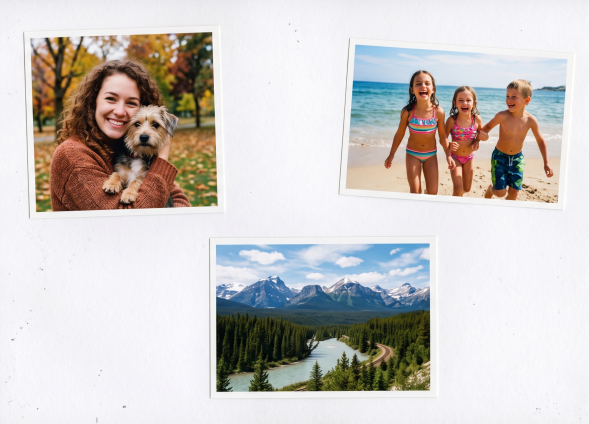
#> input picture example.png, 1177 x 847 px (shown at 1/2 size)
$ python photoops.py example.png
#> lines starting #> are read from the running program, lines starting #| are printed output that depends on the picture; after the words box and inside, x2 and y2 are one past the last pixel; in counts of white or black regions, pixels touching at a corner belong together
"""
PhotoOPS - Automated Photo Separation and Deskewing Tool
"""
import cv2
import os
import argparse
import numpy as np

def photo_ops_process(image_path, output_dir="separated_photos"):
#> called with image_path = 'example.png', output_dir = 'separated_photos'
    print(f"Starting PhotoOPS on: {image_path}")

    # Create output directory if it doesn't exist
    if not os.path.exists(output_dir):
        os.makedirs(output_dir)

    # 1. Load the original color image
    img = cv2.imread(image_path)
#> img is the input picture: shape (847, 1177, 3); mean B, G, R 196.3, 199.2, 203.4
    if img is None:
        print(f"Error: Could not load image '{image_path}'")
        return

    # 2. Preprocessing
    gray = cv2.cvtColor(img, cv2.COLOR_BGR2GRAY)
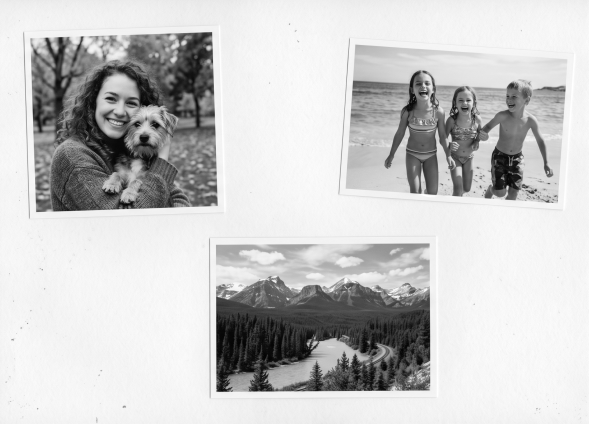
#> gray: shape (847, 1177) (shown at 1/2 size); min 2, max 255, mean 200.1
    blurred = cv2.GaussianBlur(gray, (5, 5), 0)

    # 3. Edge detection using Canny
    edges = cv2.Canny(blurred, 50, 150)
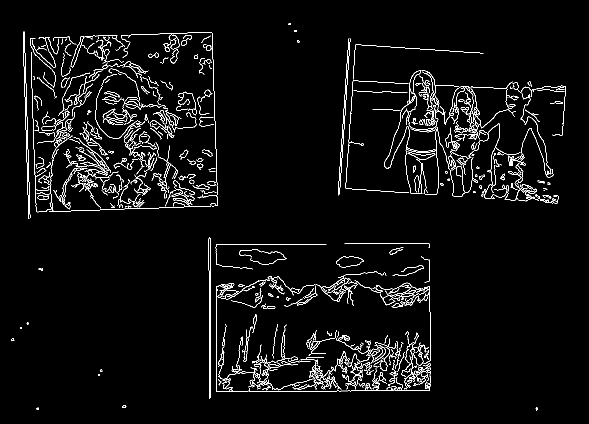
#> edges: shape (847, 1177) (shown at 1/2 size); 3.7% white in thin lines or dots, all inside (x1, y1, x2, y2) = (22, 46, 1132, 822)

    # Dilate edges to close small gaps in the contours
    kernel = cv2.getStructuringElement(cv2.MORPH_RECT, (5, 5))
    dilated = cv2.dilate(edges, kernel, iterations=2)
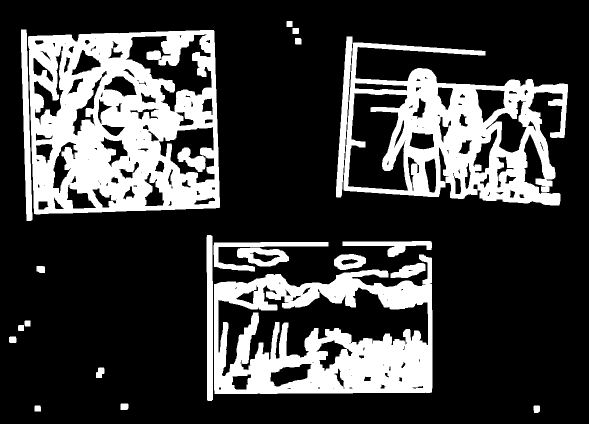
#> dilated: shape (847, 1177) (shown at 1/2 size); 24.6% white; 23 white regions

    # 4. Find external contours
    contours, _ = cv2.findContours(dilated.copy(), cv2.RETR_EXTERNAL, cv2.CHAIN_APPROX_SIMPLE)
#> contours = 22 contours; largest, box (x1, y1, x2, y2) and area: (56, 60, 440, 429) 132214, (428, 509, 865, 788) 98574, (687, 85, 1136, 411) 93873, (42, 59, 65, 442) 4224, (672, 73, 705, 395) 3646

    # Extract base filename without extension (e.g., 'mifoto.jpg' -> 'mifoto')
    base_name = os.path.splitext(os.path.basename(image_path))[0]
    count = 1

    # Minimum area to be considered a photo (Adjust based on your scanner's DPI)
    min_area = 50000

    for c in contours:
        area = cv2.contourArea(c)
        if area > min_area:
            # 5. Get the rotated bounding rectangle
            rect = cv2.minAreaRect(c)
            center, size, angle = rect
            width, height = int(size[0]), int(size[1])

            # 6. Normalize the angle to avoid stretching the image
            if angle < -45:
                angle += 90
                width, height = height, width
            elif angle > 45:
                angle -= 90
                width, height = height, width

            # 7. Create a rotation matrix around the center of the detected photo
            M = cv2.getRotationMatrix2D(center, angle, 1.0)

            # 8. Rotate the entire original image
            rotated_img = cv2.warpAffine(img, M, (img.shape[1], img.shape[0]), flags=cv2.INTER_CUBIC)

            # 9. Crop the straightened photo from the rotated image
            cropped_photo = cv2.getRectSubPix(rotated_img, (width, height), center)

            # Save the deskewed and cropped photo sequentially
            output_filename = f"{base_name}-{count}.jpg"
            output_path = os.path.join(output_dir, output_filename)
            cv2.imwrite(output_path, cropped_photo)

            print(f"Saved: {output_path} | Size: {width}x{height} px | Angle corrected: {angle:.2f}°")
            count += 1
#> this loop made 22 passes
#> (area, center, size, angle, width, height, M, output_filename) on passes 10, 19: (98574.5, (645.7, 648.3), (437, 276.1), -0.374, 437, 276, [[1, -0.00654, 4.25], [0.00654, 1, -4.21]], 'example-1.jpg'), (132214.5, (247.7, 243.6), (373.1, 357.7), -1.92, 373, 357, [[0.999, -0.0335, 8.29], [0.0335, 0.999, -8.15]], 'example-3.jpg')
#> (area, rect, angle, width, height, M, output_filename) on pass 16: (93873, ((912.6, 247.3), (298.9, 435), -86.06), 3.94, 435, 298, [[0.998, 0.0686, -14.82], [-0.0686, 0.998, 63.23]], 'example-2.jpg')
#| Saved: separated_photos/example-1.jpg | Size: 437x276 px | Angle corrected: -0.37°
#| Saved: separated_photos/example-2.jpg | Size: 435x298 px | Angle corrected: 3.94°
#| Saved: separated_photos/example-3.jpg | Size: 373x357 px | Angle corrected: -1.92°
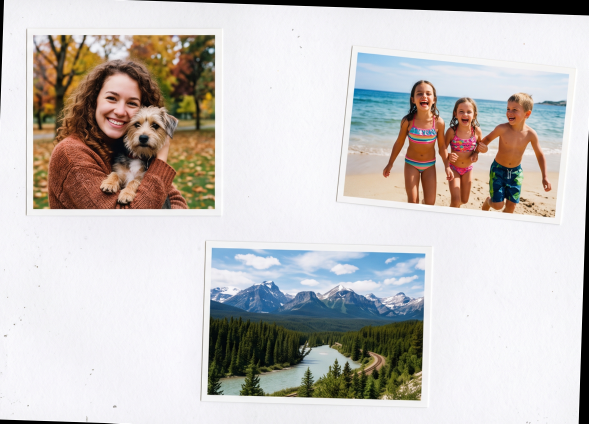
#> rotated_img: shape (847, 1177, 3) (shown at 1/2 size); mean B, G, R 190.9, 193.9, 198.1
#> after the loop, count = 4

    print(f"PhotoOPS process finished. Found and deskewed {count - 1} photos.")
#| PhotoOPS process finished. Found and deskewed 3 photos.

if __name__ == "__main__":
    # Setup command line argument parsing
    parser = argparse.ArgumentParser(description="PhotoOPS - Automated Photo Separation and Deskewing Tool")
    parser.add_argument("image_path", help="Path to the scanned image file (e.g., mifoto.jpg)")
    parser.add_argument("-o", "--output", default="separated_photos", help="Output directory (default: separated_photos)")

    args = parser.parse_args()

    # Execution
    photo_ops_process(args.image_path, args.output)
